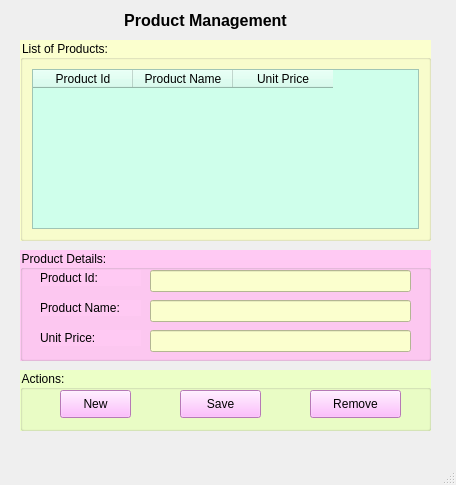
<?xml version="1.0" encoding="UTF-8"?>
<ui version="4.0">
 <class>MainWindow</class>
 <widget class="QMainWindow" name="MainWindow">
  <property name="geometry">
   <rect>
    <x>0</x>
    <y>0</y>
    <width>456</width>
    <height>485</height>
   </rect>
  </property>
  <property name="windowTitle">
   <string>QTableWidget</string>
  </property>
  <property name="windowIcon">
   <iconset>
    <normaloff>images/ic_logo.jpg</normaloff>images/ic_logo.jpg</iconset>
  </property>
  <widget class="QWidget" name="centralwidget">
   <widget class="QLabel" name="label">
    <property name="geometry">
     <rect>
      <x>20</x>
      <y>0</y>
      <width>371</width>
      <height>41</height>
     </rect>
    </property>
    <property name="font">
     <font>
      <pointsize>12</pointsize>
      <weight>75</weight>
      <bold>true</bold>
     </font>
    </property>
    <property name="text">
     <string>Product Management</string>
    </property>
    <property name="alignment">
     <set>Qt::AlignCenter</set>
    </property>
   </widget>
   <widget class="QGroupBox" name="groupBox">
    <property name="geometry">
     <rect>
      <x>20</x>
      <y>370</y>
      <width>411</width>
      <height>61</height>
     </rect>
    </property>
    <property name="styleSheet">
     <string notr="true">background-color: rgb(236, 255, 199);</string>
    </property>
    <property name="title">
     <string>Actions:</string>
    </property>
    <widget class="QPushButton" name="pushButtonRemove">
     <property name="geometry">
      <rect>
       <x>290</x>
       <y>20</y>
       <width>91</width>
       <height>28</height>
      </rect>
     </property>
     <property name="styleSheet">
      <string notr="true">background-color: rgb(255, 170, 255);</string>
     </property>
     <property name="text">
      <string>Remove</string>
     </property>
     <property name="icon">
      <iconset>
       <normaloff>images/ic_delete.png</normaloff>images/ic_delete.png</iconset>
     </property>
     <property name="iconSize">
      <size>
       <width>24</width>
       <height>24</height>
      </size>
     </property>
    </widget>
    <widget class="QPushButton" name="pushButtonSave">
     <property name="geometry">
      <rect>
       <x>160</x>
       <y>20</y>
       <width>81</width>
       <height>28</height>
      </rect>
     </property>
     <property name="styleSheet">
      <string notr="true">background-color: rgb(255, 170, 255);</string>
     </property>
     <property name="text">
      <string>Save</string>
     </property>
     <property name="icon">
      <iconset>
       <normaloff>images/ic_save.png</normaloff>images/ic_save.png</iconset>
     </property>
     <property name="iconSize">
      <size>
       <width>24</width>
       <height>24</height>
      </size>
     </property>
    </widget>
    <widget class="QPushButton" name="pushButtonNew">
     <property name="geometry">
      <rect>
       <x>40</x>
       <y>20</y>
       <width>71</width>
       <height>28</height>
      </rect>
     </property>
     <property name="styleSheet">
      <string notr="true">background-color: rgb(255, 170, 255);</string>
     </property>
     <property name="text">
      <string>New</string>
     </property>
     <property name="icon">
      <iconset>
       <normaloff>images/ic_new.png</normaloff>images/ic_new.png</iconset>
     </property>
     <property name="iconSize">
      <size>
       <width>24</width>
       <height>24</height>
      </size>
     </property>
    </widget>
   </widget>
   <widget class="QGroupBox" name="groupBox_2">
    <property name="geometry">
     <rect>
      <x>20</x>
      <y>250</y>
      <width>411</width>
      <height>111</height>
     </rect>
    </property>
    <property name="styleSheet">
     <string notr="true">background-color: rgb(255, 201, 243);</string>
    </property>
    <property name="title">
     <string>Product Details:</string>
    </property>
    <widget class="QLabel" name="label_4">
     <property name="geometry">
      <rect>
       <x>20</x>
       <y>80</y>
       <width>101</width>
       <height>16</height>
      </rect>
     </property>
     <property name="text">
      <string>Unit Price:</string>
     </property>
    </widget>
    <widget class="QLabel" name="label_3">
     <property name="geometry">
      <rect>
       <x>20</x>
       <y>50</y>
       <width>101</width>
       <height>16</height>
      </rect>
     </property>
     <property name="text">
      <string>Product Name:</string>
     </property>
    </widget>
    <widget class="QLineEdit" name="lineEditProductName">
     <property name="geometry">
      <rect>
       <x>130</x>
       <y>50</y>
       <width>261</width>
       <height>22</height>
      </rect>
     </property>
     <property name="styleSheet">
      <string notr="true">background-color: rgb(251, 255, 206);</string>
     </property>
    </widget>
    <widget class="QLineEdit" name="lineEditUnitPrice">
     <property name="geometry">
      <rect>
       <x>130</x>
       <y>80</y>
       <width>261</width>
       <height>22</height>
      </rect>
     </property>
     <property name="styleSheet">
      <string notr="true">background-color: rgb(251, 255, 206);</string>
     </property>
    </widget>
    <widget class="QLabel" name="label_2">
     <property name="geometry">
      <rect>
       <x>20</x>
       <y>20</y>
       <width>101</width>
       <height>16</height>
      </rect>
     </property>
     <property name="text">
      <string>Product Id:</string>
     </property>
    </widget>
    <widget class="QLineEdit" name="lineEditProductId">
     <property name="geometry">
      <rect>
       <x>130</x>
       <y>20</y>
       <width>261</width>
       <height>22</height>
      </rect>
     </property>
     <property name="styleSheet">
      <string notr="true">background-color: rgb(251, 255, 206);</string>
     </property>
    </widget>
   </widget>
   <widget class="QGroupBox" name="groupBox_3">
    <property name="geometry">
     <rect>
      <x>20</x>
      <y>40</y>
      <width>411</width>
      <height>201</height>
     </rect>
    </property>
    <property name="styleSheet">
     <string notr="true">background-color: rgb(251, 255, 206);</string>
    </property>
    <property name="title">
     <string>List of Products:</string>
    </property>
    <layout class="QVBoxLayout" name="verticalLayout">
     <item>
      <widget class="QTableWidget" name="tableWidgetProduct">
       <property name="styleSheet">
        <string notr="true">background-color: rgb(207, 255, 235);</string>
       </property>
       <column>
        <property name="text">
         <string>Product Id</string>
        </property>
       </column>
       <column>
        <property name="text">
         <string>Product Name</string>
        </property>
       </column>
       <column>
        <property name="text">
         <string>Unit Price</string>
        </property>
       </column>
      </widget>
     </item>
    </layout>
   </widget>
  </widget>
  <widget class="QMenuBar" name="menubar">
   <property name="geometry">
    <rect>
     <x>0</x>
     <y>0</y>
     <width>456</width>
     <height>26</height>
    </rect>
   </property>
  </widget>
  <widget class="QStatusBar" name="statusbar"/>
 </widget>
 <tabstops>
  <tabstop>tableWidgetProduct</tabstop>
  <tabstop>lineEditProductId</tabstop>
  <tabstop>lineEditProductName</tabstop>
  <tabstop>lineEditUnitPrice</tabstop>
  <tabstop>pushButtonNew</tabstop>
  <tabstop>pushButtonSave</tabstop>
  <tabstop>pushButtonRemove</tabstop>
 </tabstops>
 <resources/>
 <connections/>
</ui>
